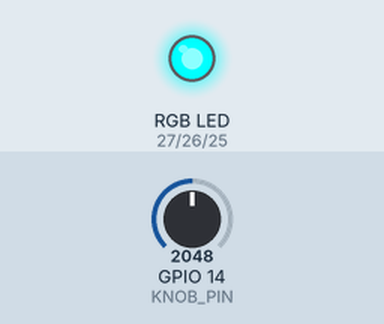
Simulated run of this sketch. Board: ESP32. Parts: an RGB LED mixed from three pins (HIGH = lit). The test bench sets the inputs (shaded band); at power-on: GPIO 14 (KNOB_PIN) = 2048.

Above: at 1.2 s.
1.3 s: GPIO 14 (KNOB_PIN) set to 2866
At 2.2 s:
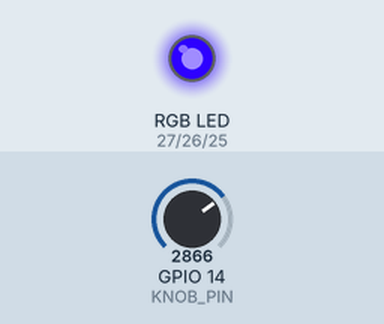
2.8 s: GPIO 14 (KNOB_PIN) set to 3603
At 3.3 s:
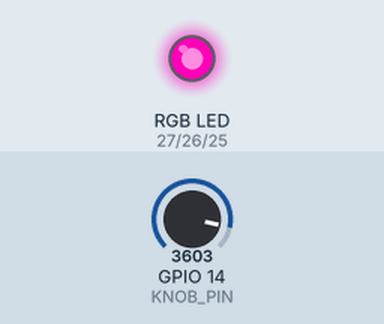
4.3 s: GPIO 14 (KNOB_PIN) set to 4095
At 5.5 s:
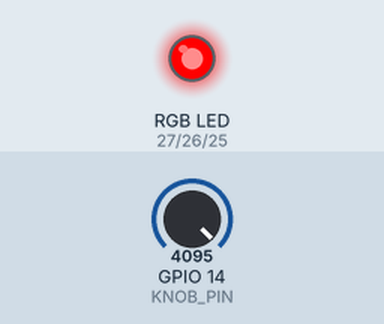
5.8 s: GPIO 14 (KNOB_PIN) set to 2047
At 6.8 s:
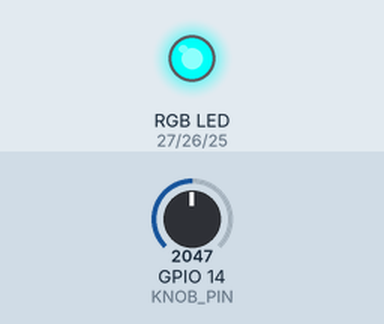
7.3 s: GPIO 14 (KNOB_PIN) set to 1228
At 7.9 s:
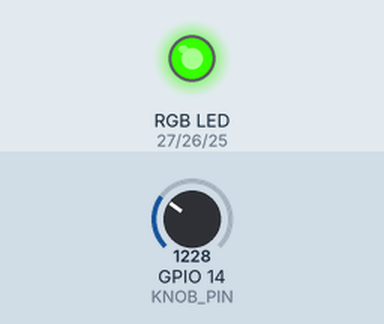
8.8 s: GPIO 14 (KNOB_PIN) set to 0
At 9.1 s:
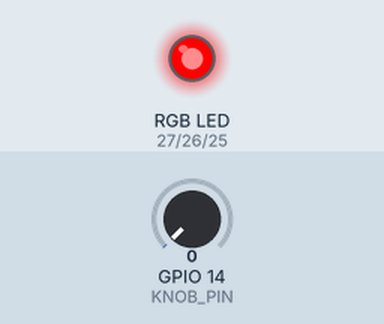
Timing chart, 0 to 11.3 s (numbered marks = the images above; inputs shaded):
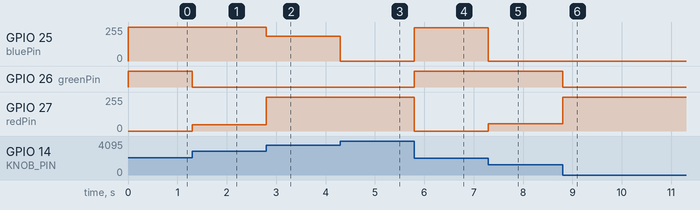

The sketch:

6.5_color_gradient.ino
```cpp
const int redPin = 27;
const int greenPin = 26;
const int bluePin = 25;

// Define PWM channels
const int redChannel = 0;
const int greenChannel = 1;
const int blueChannel = 2;

// Define PWM frequency and resolution
const int freq = 5000;
const int resolution = 8;

// Define the pin for the knob
#define KNOB_PIN 14

void setup() {
  // Set up PWM channels
  ledcSetup(redChannel, freq, resolution);
  ledcSetup(greenChannel, freq, resolution);
  ledcSetup(blueChannel, freq, resolution);

  // Attach pins to corresponding PWM channels
  ledcAttachPin(redPin, redChannel);
  ledcAttachPin(greenPin, greenChannel);
  ledcAttachPin(bluePin, blueChannel);

  // Set the pin for the knob as input
  pinMode(KNOB_PIN, INPUT_PULLUP);
}

void loop() {
  // Read the value of the knob
  int knobValue = analogRead(KNOB_PIN);

  // Normalize the knob value to the range 0-1
  float hueValue = (float) knobValue / 4095.0;

  // Convert the normalized value to a HUE value (0-360)
  int hue = (int) (hueValue * 360);

  // Convert the HUE value to RGB values
  int red, green, blue;
  HUEtoRGB(hue, &red, &green, &blue);

  // Update the RGB LED with the new color values
  setColor(red, green, blue);
}

void setColor(int red, int green, int blue) {
  // For common-anode RGB LEDs, use 255 minus the color value
  ledcWrite(redChannel, red);
  ledcWrite(greenChannel, green);
  ledcWrite(blueChannel, blue);
}

// Convert a HUE value to RGB values
void HUEtoRGB(int hue, int* red, int* green, int* blue) {
  float h = (float) hue / 60.0;
  float c = 1.0;
  float x = c * (1.0 - fabs(fmod(h, 2.0) - 1.0));
  float r, g, b;
  if (h < 1.0) {
    r = c;
    g = x;
    b = 0;
  } else if (h < 2.0) {
    r = x;
    g = c;
    b = 0;
  } else if (h < 3.0) {
    r = 0;
    g = c;
    b = x;
  } else if (h < 4.0) {
    r = 0;
    g = x;
    b = c;
  } else if (h < 5.0) {
    r = x;
    g = 0;
    b = c;
  } else {
    r = c;
    g = 0;
    b = x;
  }
  float m = 1.0 - c;
  *red = (int) ((r + m) * 255);
  *green = (int) ((g + m) * 255);
  *blue = (int) ((b + m) * 255);
}
```

Measured:
- after the input at 1.3 s, GPIO 26 (greenPin): HIGH → LOW at once; GPIO 27 (redPin): 0/255 → 46/255 at once
- after the input at 2.8 s, GPIO 25 (bluePin): 255/255 → 185/255 at once; GPIO 27 (redPin): 46/255 → 255/255 at once
- after the input at 4.3 s, GPIO 25 (bluePin): 185/255 → 0/255 at once
- after the input at 5.8 s, GPIO 25 (bluePin): 0/255 → 249/255 at once; GPIO 26 (greenPin): LOW → HIGH at once; GPIO 27 (redPin): 255/255 → 0/255 at once
- after the input at 7.3 s, GPIO 25 (bluePin): 249/255 → 0/255 at once; GPIO 27 (redPin): 0/255 → 55/255 at once
- after the input at 8.8 s, GPIO 26 (greenPin): HIGH → LOW at once; GPIO 27 (redPin): 55/255 → 255/255 at once
